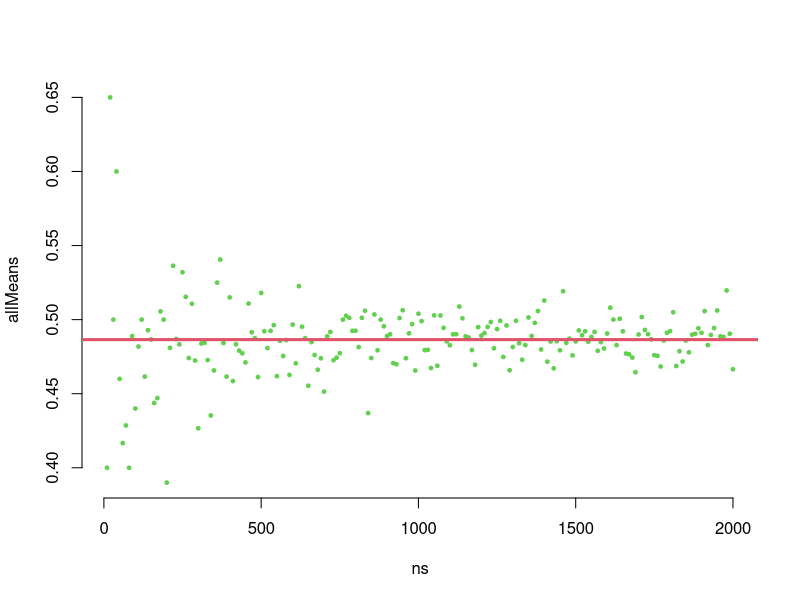

Generate this figure with R:
set.seed(75473)
n <- 40
samp <- rbinom(n, size=1, prob=18/37)
cat("Mean=",mean(samp), ", SD=",sd(samp),"\n")

set.seed(95473)
ns <- seq(10, 2000, by=10)
L <- length(ns)
allMeans <- rep(0, L)
for (i in 1:L) {
  samp <- rbinom(ns[i], size=1, prob=18/37)
  allMeans[i] <- mean(samp)
}
plot(ns, allMeans, pch=19, cex=0.5, col=3, axes=FALSE)
axis(1); axis(2)
abline(h=18/37, lwd=3,col=2)


n <- 10000
roulette <- rbinom(n, 1, 18/37)
cat("Prob. win=", mean(roulette),"\n")
cat("Paid: $", prettyNum(n, big.mark=","), ". Won: ", sum(roulette), "times.", "Total gain:", prettyNum(2*sum(roulette), big.mark = ","), "dollars. Net gain/loss:", prettyNum(2*sum(roulette)-n,big.mark = ","),"\n")
